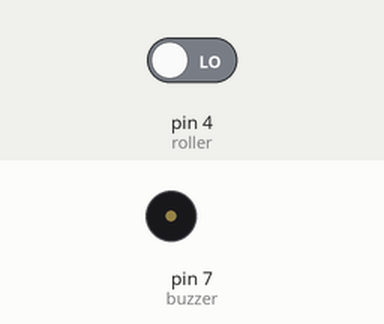
This sketch was run on a simulated Arduino Uno, built with avr-gcc and run on an emulated ATmega328P. Parts: buzzer (waves = sounding). The inputs (shaded band) are chosen by the test bench; at power-on: pin 4 (roller) LOW.

Above: at 1.2 s.
1.3 s: pin 4 (roller) driven HIGH
At 1.8 s:
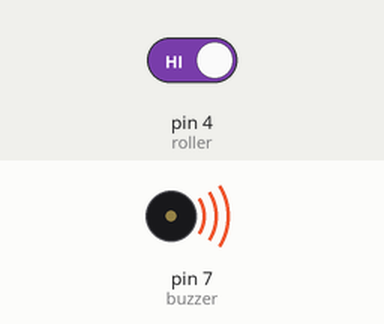
2.8 s: pin 4 (roller) driven LOW
At 4.2 s:
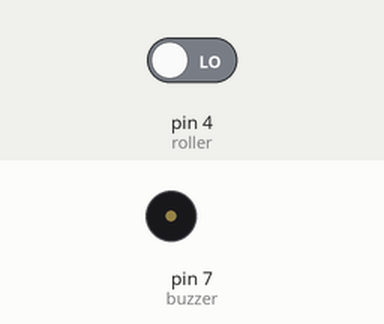
Timing chart, 0 to 5.8 s (numbered marks = the images above; inputs shaded):
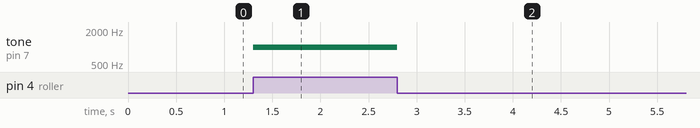

The sketch:

Practice7.1_Buzzer.ino
```cpp
/*
  Buzzer and Roller Lever

Description:
  The roller switch is similar to a button.
  Push to turn on and make buzzer ring,
  and release to turn off and mute buzzer

Author:
  created September 26, 2017
  by David Osorio

Organization:
  Colima Institute of Technology

Career:
  Computer Engineering

Subject:
  Embedded Systems

Video evidence:
  https://www.youtube.com/watch?v=FQqm_2D_QTk
*/


int buzzer = 7;
int roller = 4;
int v;

void setup() {
  pinMode(buzzer, OUTPUT);
  pinMode(roller, INPUT);
}

void loop() {
  v = digitalRead(roller); // Read roller lever state
  if(v == HIGH)
    tone(buzzer, 1000); // Send 1KHz sound signal
  else
    noTone(buzzer); // Stop sound
}
```

Measured:
- after the input at 1.3 s, tone on pin 7 (buzzer): silent → 1000 Hz at once
- after the input at 2.8 s, tone on pin 7 (buzzer): 1000 Hz → silent at once
